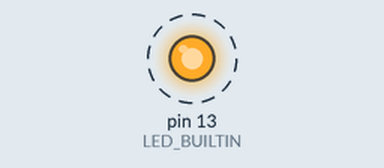
Bench run of a sketch on a simulated Arduino Uno, built with avr-gcc and run on an emulated ATmega328P. Shown: output pins drawn as LEDs (lit = HIGH). Dashed ring = blinking.

Above: at 0.05 s.
Timing chart, 0 to 3.0 s (numbered marks = the images above):
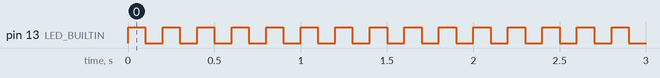

The sketch:

BlinkUno.ino
```cpp
#include <Arduino.h>

volatile unsigned char a;
void setup() {
  pinMode(LED_BUILTIN, OUTPUT);
}

// the loop function runs over and over again forever
void loop() {
  digitalWrite(LED_BUILTIN, HIGH);
  a=1;
  asm("nop");
  delay(100);
  digitalWrite(LED_BUILTIN, LOW);
  a=a+2;
  asm("nop");
  delay(100);
}
```

Measured:
- by itself, pin 13 (LED_BUILTIN): alternates HIGH for 0.10 s and LOW for 0.10 s
